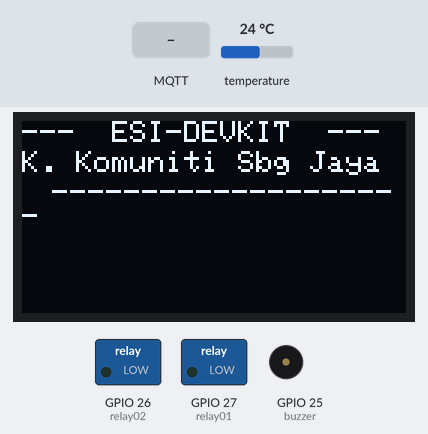
A sketch run on a simulated ESP32. On the bench: 128×64 one-colour display, switched loads named in the sketch (green lamp = pin HIGH), buzzer (waves = sounding, pin HIGH). The test bench sets the inputs (shaded band); at power-on: temperature 24 °C. WiFi joins after 1.5 s; servers stay silent unless stated; no MQTT or app messages arrive unless stated; what the sketch prints to the serial monitor is not drawn.

Above: at 8.3 s.
8.4 s: MQTT message "on" arrives on the first subscribed topic
At 9.8 s:
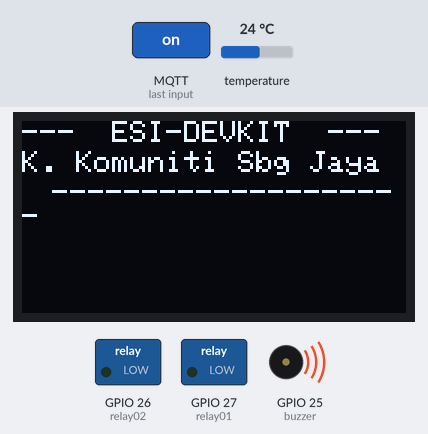
10.4 s: MQTT message "on" arrives on the second subscribed topic
At 12.0 s:
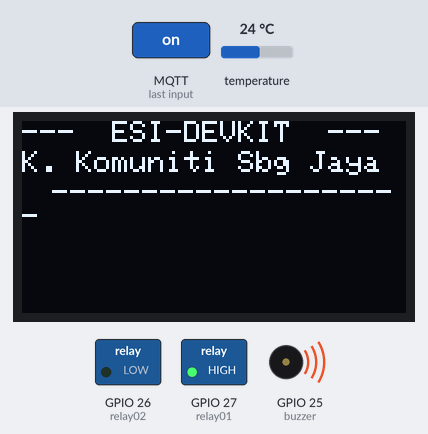
12.4 s: MQTT message "off" arrives on the first subscribed topic
At 14.1 s:
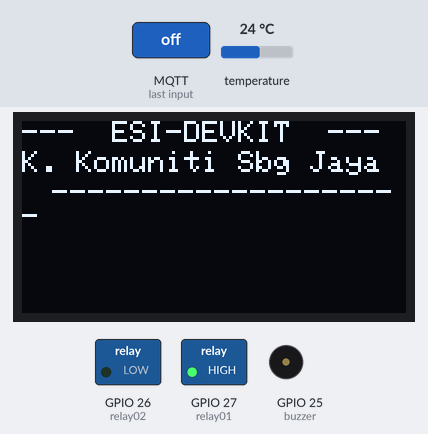
14.4 s: MQTT message "on" arrives on the third subscribed topic
At 16.1 s:
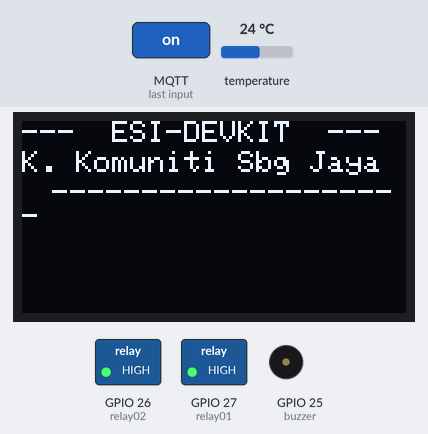
16.4 s: MQTT message "off" arrives on the second subscribed topic
At 17.4 s:
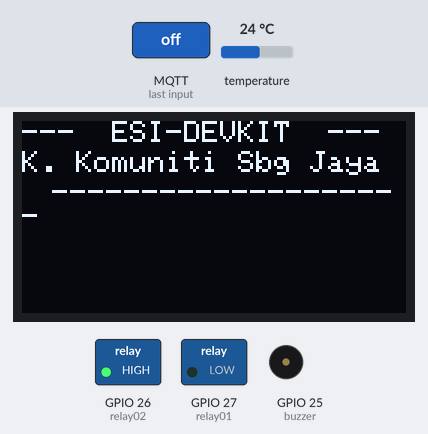
18.4 s: MQTT message "off" arrives on the third subscribed topic
At 19.6 s:
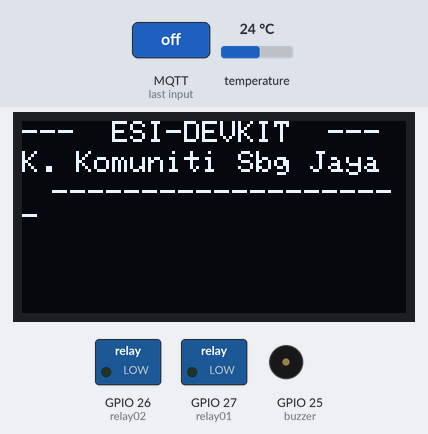
Timing chart, 0 to 21.4 s (numbered marks = the images above; inputs shaded):
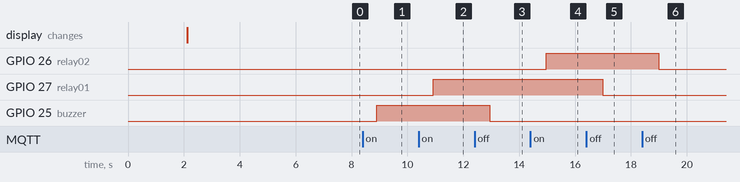

Measured:
- after the input at 8.4 s, GPIO 25 (buzzer): LOW → HIGH after 0.51 s
- after the input at 10.4 s, GPIO 27 (relay01): LOW → HIGH after 0.53 s
- after the input at 12.4 s, GPIO 25 (buzzer): HIGH → LOW after 0.55 s
- after the input at 14.4 s, GPIO 26 (relay02): LOW → HIGH after 0.56 s
- after the input at 16.4 s, GPIO 27 (relay01): HIGH → LOW after 0.58 s
- after the input at 18.4 s, GPIO 26 (relay02): HIGH → LOW after 0.60 s

The sketch:

esp32_projectBoard_template.ino
```cpp
/*------------------------------------------------------------------
  ===================  Seksyen 1 - HEADER        ===================
  ------------------------------------------------------------------*/
//-------------------------------------------------------------------
//=  A. - Library  include and define  yang diperlukan              =
//-------------------------------------------------------------------

#include <WiFi.h>
#include <MQTT.h>
#include <Wire.h>
#include <SPI.h>
#include <Adafruit_SSD1306.h>
#include <DallasTemperature.h>
#include <OneWire.h>
#include <Adafruit_GFX.h>

//--------------------------------------------------------------------
//=  B. - ISTIHAR Sambungan nama Pin dengan Nombor Fizikal PIN ----
//--------------------------------------------------------------------

//---Actuator and Relay  pin connection---
#define relay01     27
#define relay02     26
#define buzzer      25
#define SensorSuhu  15 // pin sambungan ke DS18B20 (ONEWIRE)
#define sensorLDR   34

//---Penentuan nama Pembolehubah nama yg diumpukkan kepada satu nilai awal yg ditetapkan --
#define SCREEN_WIDTH 128 // OLED display width, in pixels
#define SCREEN_HEIGHT 64 // OLED display height, in pixels

// ~~~~~~~~~~~~~~~~~~~~ PENTING ~~~~~~~~~~~~~~~~~~~~~~~~
// ------ Sila edit nama atau ID ikut keperluan --------
#define Client_Id   "nama_id_yang_dberi_mestilah_unik"
#define NamaBroker  "broker.hivemq.com"
#define namaSSID    "IoT";
#define SSIDpwd     "iot@kksj2023";
// ~~~~~~~~~~~~~~~~~~~  TAMMAT   ~~~~~~~~~~~~~~~~~~~~~~~

//=   C.  - ISTIHAR  constant dan pembolehubah------------------------------
//---Penetapan nama Pembolehubah yg diumpukkan kepada satu nilai awal  --
const char ssid[] = namaSSID;
const char pass[] = SSIDpwd;

//------ ISTIHAR Pemboleh ubah dengan jenis Data yang digunakan---
unsigned long lastMillis = 0;
float dataSuhuC; // suhu dalam Celsius


//-=   D. - Cipta Objek dari Librari berkaitan------------------ ----
//--------------------------------------------------------------------------

WiFiClient net;
MQTTClient client;

// Istihar objek bagi Module OLED Display - SSD1306
Adafruit_SSD1306 display(SCREEN_WIDTH, SCREEN_HEIGHT, &Wire, -1);

// Istihar objek bagi Module Sersor Suhu Dallas 18B20
OneWire oneWire(SensorSuhu);
DallasTemperature sensors(&oneWire);

//##################  Seksyen 1 - TAMAT #############################

//==================  Seksyen 2 - Fungsi Setup ======================
//-------------------------------------------------------------------

void setup() {
  pinMode(relay01,OUTPUT);
  pinMode(relay02,OUTPUT);
  pinMode(buzzer,OUTPUT);

  Serial.begin(115200); // initialize serial

  if(!display.begin(SSD1306_SWITCHCAPVCC, 0x3C)) { // Address 0x3D for 128x64
    Serial.println(F("SSD1306 allocation failed"));
    for(;;);
  }

  WiFi.begin(ssid, pass);
  client.begin(NamaBroker, net);
  client.onMessage(messageReceived);

  sensors.begin();    // initialize the DS18B20 sensor
  connect();

  display.clearDisplay();
  display.setTextSize(1);
  display.setTextColor(WHITE);
  display.setCursor(0,0);
  display.println("---  ESI-DEVKIT  ---");
  display.setCursor(0,10);
  display.println("K. Komuniti Sbg Jaya");
  display.setCursor(10,20);
  display.println("--------------------");
  display.display();
  delay(5000);
}
//##################  Seksyen 2 - TAMAT #############################


//==============  Seksyen 3 - Fungsi Utama (LOOP) ===================
//-------------------------------------------------------------------
void loop() {

 client.loop();
 delay(10);  // <- fixes some issues with WiFi stability

  if (!client.connected()) {
    connect();
  }

// publish a message roughly every second.
  if (millis() - lastMillis > 1000) {
  lastMillis = millis();

    //------SENSOR 1-------------------------------------------------------------
    sensors.requestTemperatures();
    dataSuhuC = sensors.getTempCByIndex(0);
    Serial.print(dataSuhuC);
    Serial.println(" ºC");
    client.publish("esidevkit/suhu", String(dataSuhuC));
    //----------------------------------------------------------------------------

    //------SENSOR seterusnya-------------------------------------------------------------

          // ---masuk kod sensor seterusnya -----

    //----------------------------------------------------------------------------

  }
}
//##################  Seksyen 3 - TAMAT #############################
```

function.ino
```cpp
void connect() {
  Serial.print("checking wifi...");
  while (WiFi.status() != WL_CONNECTED) {
    Serial.print(".");
    delay(1000);
  }

  Serial.print("\nconnecting...");
  while (!client.connect(Client_Id)) {
    Serial.print(".");
    delay(1000);
  }
  Serial.println("\nconnected!");
  client.subscribe("esidevkit/buzzer");
  client.subscribe("esidevkit/relay1");
  client.subscribe("esidevkit/relay2");
  // -- tambah subcribe disini ---

}

void messageReceived(String &topic, String &payload) {
  //Serial.println("incoming: " + topic + " - " + payload);
   Serial.println(payload);


   //==========================Buzzer Control ==========
  if(String(topic) == "esidevkit/buzzer")
  {
      if(payload =="on")
      {
        Serial.println(payload);
        digitalWrite(buzzer,HIGH);
        Serial.println("Buzzer ON");
      }

      else if(payload =="off")
      {
        Serial.println(payload);
        digitalWrite(buzzer,LOW);
        Serial.println("Buzzer OFF");
      }
  }
 //-------------------------- END --------------------

 //========================== Relay Control ==========
 //---- Relay 01 -----
  if(String(topic) == "esidevkit/relay1")
  {
      if(payload =="on")
      {
        Serial.println(payload);
        digitalWrite(relay01,HIGH);
        Serial.println("relay01 ON");
      }

      else if(payload =="off")
      {
        Serial.println(payload);
        digitalWrite(relay01,LOW);
        Serial.println("relay01 OFF");
      }
  }

  //---- Relay 02 -----
  if(String(topic) == "esidevkit/relay2")
  {
      if(payload =="on")
      {
        Serial.println(payload);
        digitalWrite(relay02,HIGH);
        Serial.println("relay02 ON");
      }

      else if(payload =="off")
      {
        Serial.println(payload);
        digitalWrite(relay02,LOW);
        Serial.println("relay02 OFF");
      }
  }
 //-------------------------- END --------------------
//==========================Device Control ===========

//   ----Tulis Kod Kawalan ( subsribe here ) -------

//--------------------------- END --------------------

}
```
